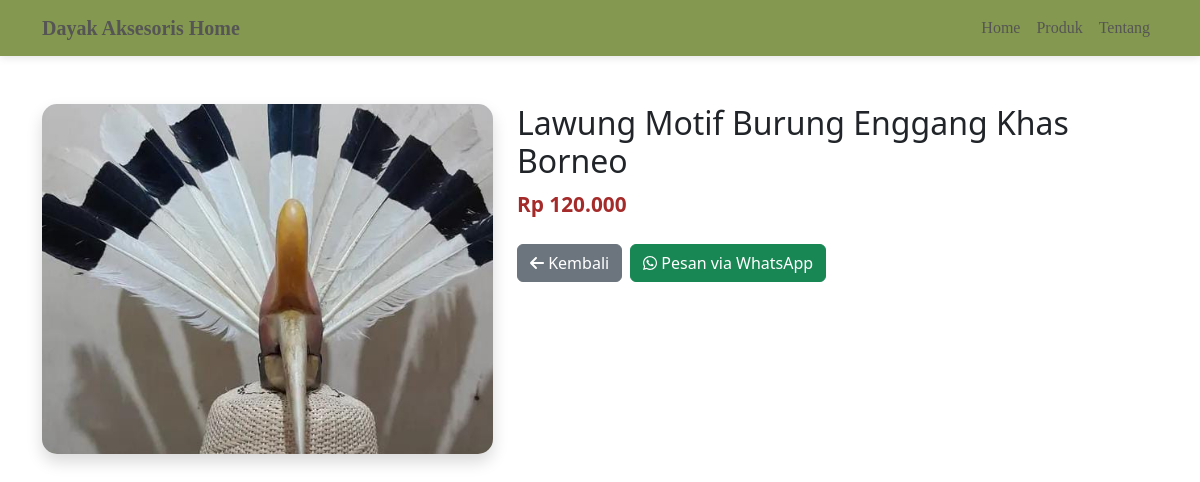
The app's page /produk-detail.php?p=18 with its own data.
### tables this page shows
CREATE TABLE `produk` (
  `id` int(11) NOT NULL,
  `kategori_id` int(11) NOT NULL,
  `nama` varchar(255) NOT NULL,
  `harga` double NOT NULL,
  `foto` varchar(255) DEFAULT NULL,
  `detail` text DEFAULT NULL,
  `ketersediaan_stok` enum('habis','tersedia') DEFAULT 'tersedia'
);

### produk-detail.php (the view, shortened to what this page needs)
<?php
require "koneksi.php";
$idProduk = isset($_GET['p']) ? $_GET['p'] : 0;
$query = mysqli_query($mysqli, "SELECT * FROM produk WHERE id='$idProduk'");
$produk = mysqli_fetch_assoc($query);
?>
<!DOCTYPE html>
<html lang="en">
<head>
<link rel="stylesheet" href="bootstrap/bootstrap-5.0.2-dist/css/bootstrap.min.css">
<link rel="stylesheet" href="fontawesome/css/all.min.css">
<link rel="stylesheet" href="css/style.css">
</head>
<body>
<?php require "navbar.php"; ?>
<div class="container mt-5 mb-5">
    <div class="row">
        <div class="col-md-5 mb-4">
            <img src="image/<?= $produk['foto'] ?>" class="detail-img shadow" alt="<?= $produk['nama'] ?>">
        </div>
        <div class="col-md-7">
            <h2><?= $produk['nama'] ?></h2>
            <p class="price-label">Rp <?= number_format($produk['harga'],0,',','.') ?></p>
            <div class="mt-4 d-flex gap-2">
                <a href="produk.php" class="btn btn-secondary">
                    <i class="fas fa-arrow-left"></i> Kembali
                </a>
                <a href="https://wa.me/6285752443191?text=Halo, saya ingin pesan produk <?= urlencode($produk['nama']) ?>"
                   class="btn btn-success" target="_blank">
                    <i class="fab fa-whatsapp"></i> Pesan via WhatsApp
                </a>
            </div>
        </div>
    </div>
</div>
</body>
</html>

### style.css (style rules this page uses)
body { font-family: "Times New Roman", Times, serif; margin: 0; padding: 0; }

### produk-detail.php (style rules this page uses)
.detail-img { width: 100%; height: 350px; object-fit: cover; border-radius: 15px; }
.price-label { font-size: 1.3rem; font-weight: bold; color: brown; }

### records on screen
produk: foto (picture), nama "Lawung Motif Burung Enggang Khas Borneo", harga "120.000"
